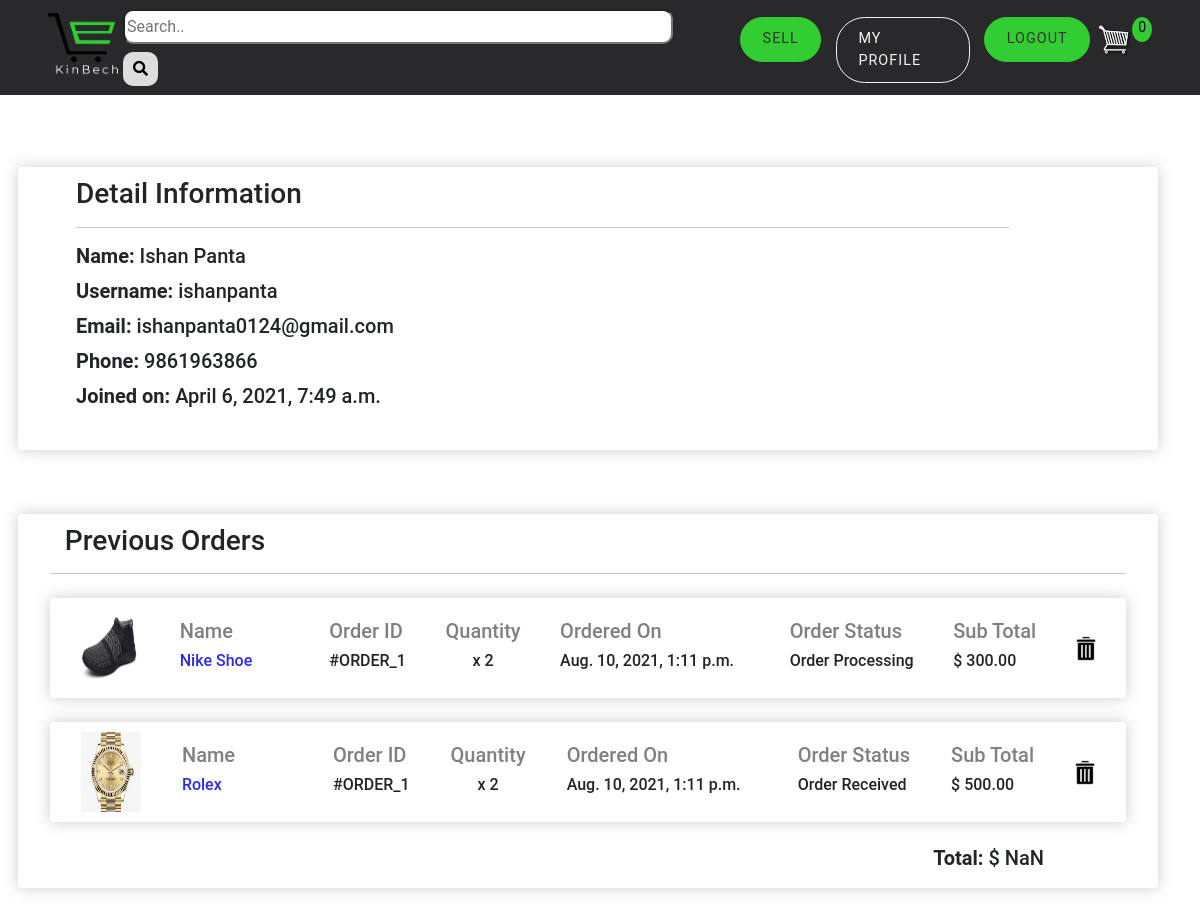
Screenshot of /customer-profile/ (signed in) with the database file from the repository.
### store/models.py (models this page shows, shortened)
class Customer(models.Model):
    user = models.OneToOneField(
        User, on_delete=models.CASCADE, null=True, blank=True)
    name = models.CharField(max_length=50, null=True)
    phone = models.CharField(max_length=40, null=True)
    date_created = models.DateTimeField(auto_now_add=True, null=True)

class OrderItem(models.Model):
    product = models.ForeignKey(
        Product, on_delete=models.SET_NULL, null=True, related_name="product")
    order = models.ForeignKey(Order, on_delete=models.SET_NULL, null=True)
    quantity = models.IntegerField(default=0, null=True, blank=True)
    date_added = models.DateTimeField(auto_now_add=True)
    orderItem_order_status = models.CharField(
        max_length=50, choices=ORDERITEM_ORDER_STATUS, default="Order Received")
    noti_status = models.BooleanField(default=True, null=True, blank=False)
    @property
    def totalPrice(self):
        if self.product.discount > 0:
            price = self.product.discount_price * self.quantity
        else:
            price = self.product.price * self.quantity
        return price

class Product(models.Model):
    seller = models.ForeignKey(Seller, on_delete=models.CASCADE, null=True)
    name = models.CharField(max_length=200, null=True)
    slug = models.SlugField(unique=True, null=True)
    price = models.DecimalField(max_digits=7, decimal_places=2, null=True)
    quantity = models.PositiveIntegerField(default=1, null=True)
    brand = models.CharField(max_length=200, null=True)
    category = models.ForeignKey(Category, on_delete=models.CASCADE, null=True)
    image = models.ImageField(null=True, blank=True, validators=[
                              FileExtensionValidator(['png', 'jpg', 'jpeg'])])
    description = models.TextField(null=True)
    discount = models.FloatField(default=0)
    warranty = models.CharField(max_length=50, null=True, blank=True)
    return_policy = models.CharField(max_length=60, null=True, blank=True)
    view_count = models.PositiveIntegerField(default=0)
    date_added = models.DateTimeField(auto_now_add=True, null=True)
    disable = models.BooleanField(default=False)
    @property
    def imageURL(self):
        try:
            url = self.image.url
        except:
            url = 'static/images/placeholder.png'
        return url

class Order(models.Model):
    customer = models.ForeignKey(
        Customer, on_delete=models.CASCADE, null=True, blank=True)
    date_ordered = models.DateTimeField(auto_now_add=True)
    complete = models.BooleanField(default=False, null=True, blank=False)
    transaction_id = models.CharField(max_length=50, null=True, blank=True)
    @property
    def totalCartQuantity(self):
        orderitems = self.orderitem_set.all()
        total = sum([item.quantity for item in orderitems])
        return total

### store/views.py (the view)
# urls.py: path('customer-profile/', views.customerProfile, name="customer-profile"),
def customerProfile(request):
    data = cartData(request)
    cartItems = data['cartItems']
    customer = request.user.customer
    orderItems = OrderItem.objects.filter(order__customer=customer, order__complete=True).exclude(
        orderItem_order_status="Order Canceled").order_by("-id")
    context = {"customer": customer,
               "orderItems": orderItems, "cartItems": cartItems, }
    return render(request, "store/customerProfile.html", context)

### seller/context_processors.py (called while the page is built)
def notification(request):
    if request.user.is_authenticated:
        try:
            seller = request.user.seller
        except:
            seller = Seller.objects.filter(id=1)
    else:
        seller = Seller.objects.filter(id=1)
    noti_orders = Order.objects.filter(orderitem__product__seller=seller, orderitem__orderItem_order_status="Order Received",
                                       orderitem__noti_status=True, complete=True).distinct().order_by("-id")
    canceledOrderItem = OrderItem.objects.filter(
        product__seller=seller, orderItem_order_status="Order Canceled", noti_status=True)
    return {'noti_orders': noti_orders, 'seller': seller, 'canceledOrderItem': canceledOrderItem}

### store/templates/store/customerProfile.html (shortened to what this page needs)
{% extends 'store/main.html' %}
{% load humanize %}
{% load static %}
{% block content %}
<div class="container" style="width:100%;padding:0">
    <div class="row" style="width:100%;padding-left:0;">
        <div class="recom-container" style="width:100%; margin-top:2rem;">
            <div class="col-md-10" style="padding-bottom:20px; margin-left: 3rem;">
                <h3>Detail Information</h3>
                <hr>
                <h5 style="margin-bottom:0.7rem;"><strong>Name: </strong>{{customer.name}}</h5>
                <h5 style="margin-bottom:0.7rem;"><strong>Username: </strong>{{customer.user.username}}</h5>
                <h5 style="margin-bottom:0.7rem;"><strong>Email: </strong>{{customer.user.email}}</h5>
                <h5 style="margin-bottom:0.7rem;"><strong>Phone: </strong>{{customer.phone}}</h5>
                <h5 style="margin-bottom:0.7rem;"><strong>Joined on: </strong>{{customer.date_created}}</h5>
            </div>
        </div>
        <div class="recom-container" style="margin-top: 0; width: 100%;">
            <h3 style="margin-left:2.3rem;">Previous Orders</h3>
            <hr style="width:96%; margin-left:auto; margin-right:auto;">
            {% for orderItem in orderItems %}
            <div class="order-detail-container">
                <img class="order-image" src="{{orderItem.product.imageURL}}">
                <div class="name-section">
                    <h5>Name</h5>
                    <h6><a target="_blank"
                            href="{% url 'app:productDetail' orderItem.product.slug %}">{{orderItem.product.name|truncatechars:15}}</a>
                    </h6>
                </div>
                <div class="order-id-section">
                    <h5>Order ID</h5>
                    <h6>#ORDER_{{orderItem.order.id}}</h6>
                </div>
                <div class="quantity-section">
                    <h5>Quantity</h5>
                    <h6>x {{orderItem.quantity}}</h6>
                </div>
                <div class="date-section">
                    <h5>Ordered On</h5>
                    <h6>{{orderItem.date_added}}</h6>
                </div>
                <div class="order-status-section">
                    <h5>Order Status</h5>
                    <h6>{{orderItem.orderItem_order_status}}</h6>
                </div>
                <div class="sub-total-section">
                    <h5>Sub Total</h5>
                    <h6 class="orderItemPrice">$ {{orderItem.totalPrice|intcomma}}</h6>
                </div>
                <div class="cancel-order-button">
                    <a href="{% url 'app:cancel-order' orderItem.id %}" data-toggle="tooltip" data-placement="right"
                        title="Cancel Order"><img class="cancel-button"
                            src="{% static 'images/trash-icon-2.png' %}"></img></a>
                </div>
            </div>
            {% endfor %}
            <div style="float:right;margin-right:6.5rem;">
                <h5><strong>Total: </strong><span id="totalPrice"></span></h5>
            </div>
        </div>
    </div>
    {% endblock %}

### static/css/style.css (style rules this page uses)
body { margin: 0; padding: 0; font-family: "Roboto", sans-serif; }
:root { --primaryColor: #f09d51; --mainWhite: #fff; --text: #f4f4f4; --text-inverse: #333; --background: rgb(41, 41, 43); --mainSpacing: 0.1rem; --mainTransition: all 0.3s linear; }
.row { padding-left: 100px; padding-top: 135px; width: 90%; }
.cancel-button { width: 20px; cursor: pointer; }
.recom-container { box-shadow: hsl(0, 0%, 80%) 0 0 16px; background-color: #fff; border-radius: 4px; width: 90vw; padding: 10px; margin: 2rem auto 4rem; }
.order-detail-container { box-shadow: hsl(0, 0%, 80%) 0 0 16px; background-color: #fff; border-radius: 4px; width: 96%; padding: 10px; margin: 1.5rem auto; display: flex; flex-wrap: wrap; justify-content: space-around; }
.order-image { display: block; height: 80px; max-width: 60px; min-width: 60px; }
.name-section { width: 110px; }
.order-detail-container h5 { color: gray; }
.quantity-section h6 { text-align: center; }
.date-section { width: 190px; }
.order-detail-container div { margin-top: auto; margin-bottom: auto; }

### store/templates/store/customerProfile.html (style rules this page uses)
a { text-decoration: none; color: rgb(43, 43, 238); }

### rows the page displays
Customer: name "Ishan Panta", user.username "ishanpanta", user.email "ishanpanta0124@gmail.com", phone "9861963866", date_created "April 6, 2021, 7:49 a.m."
OrderItem: product.imageURL (picture), product.name "Nike Shoe", order.id "1", quantity "2", date_added "Aug. 10, 2021, 1:11 p.m.", orderItem_order_status "Order Processing", totalPrice "300.00"
OrderItem: product.imageURL (picture), product.name "Rolex", order.id "1", quantity "2", date_added "Aug. 10, 2021, 1:11 p.m.", orderItem_order_status "Order Received", totalPrice "500.00"

### other values shown
{{ cartItems }} "0"
